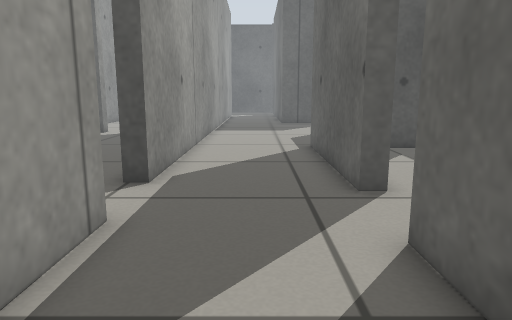
view 1 (above)

16 first-person views from a walk through a robot-simulator world made for Gazebo. The camera is 0.5 m above the floor, tilts 10° down and sees 70° across. The floor is counted in squares, 0.25 m on a side. Each view is taken from the middle of a square. On the plan, view 1 faces up. The plan holds only what a view shows up to about 19 squares ahead; the rest is blank. The place goes on beyond the plan.

view 2
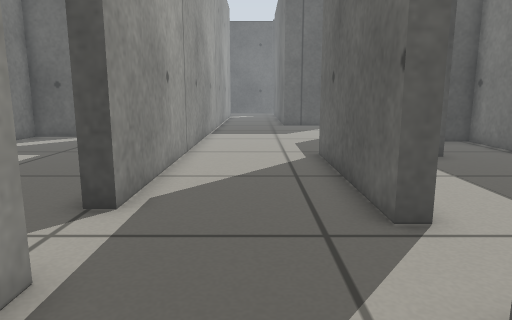

view 3
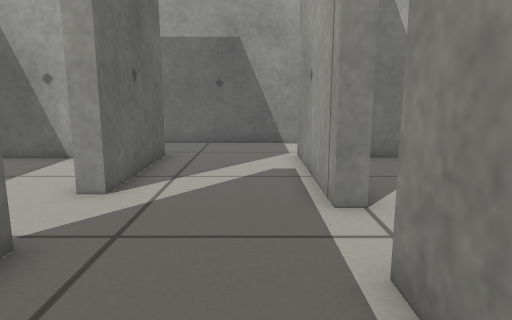

view 4
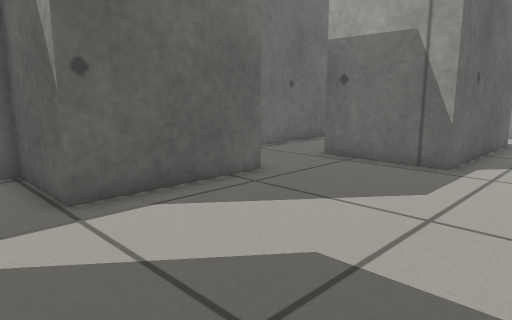

view 5
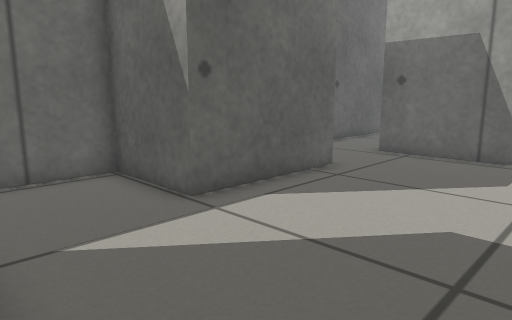

view 6
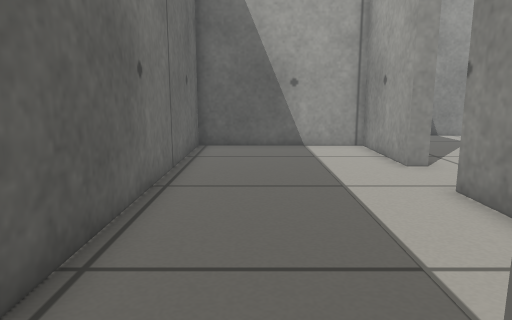

view 7
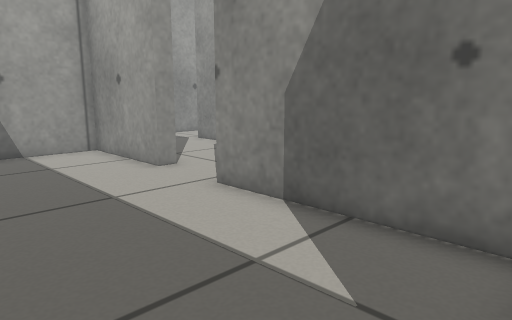

view 8
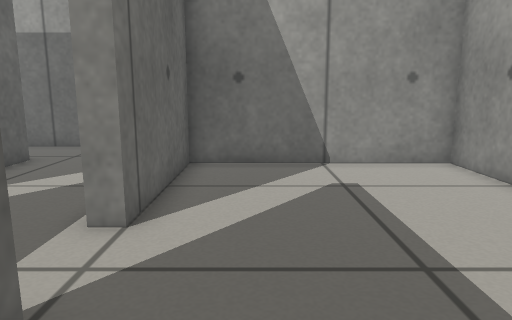

view 9
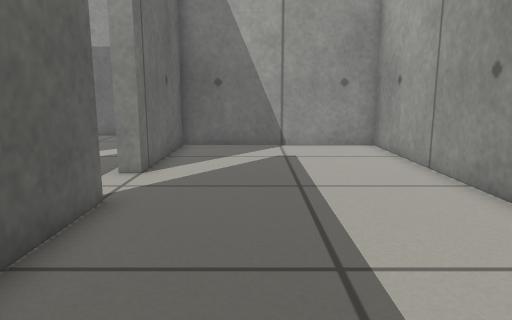

view 10
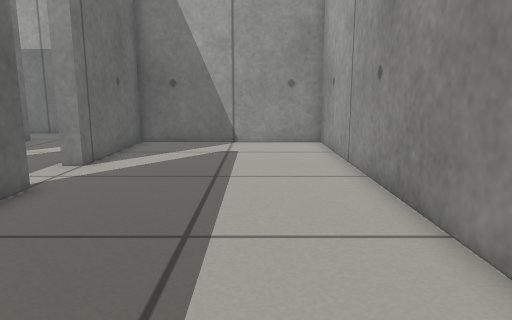

view 11
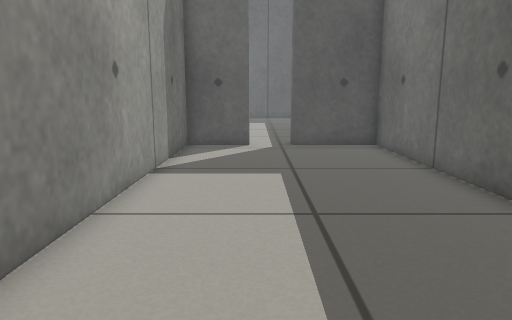

view 12
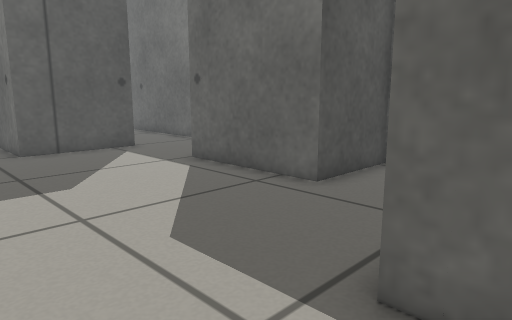

view 13
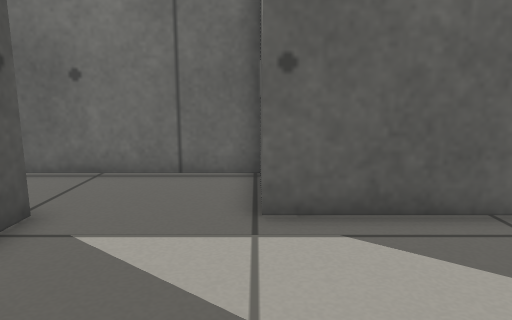

view 14
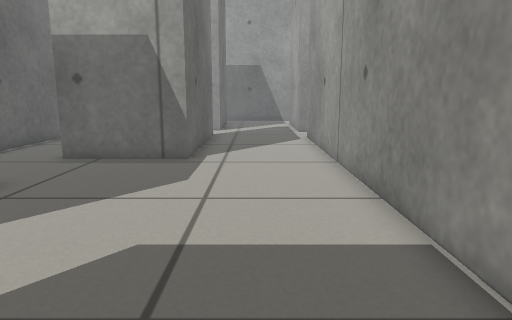

view 15
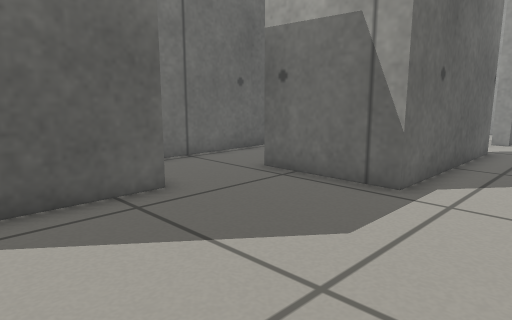

view 16
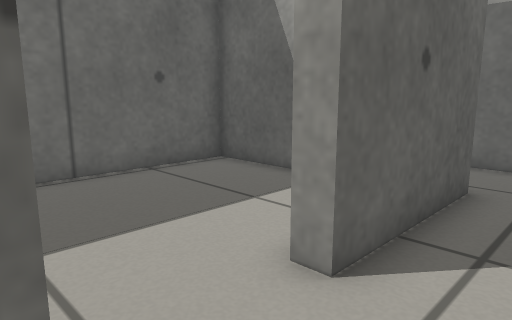

### Floor plan
Ten units are one square. View 1 is at (0, 0); x grows to the right and y downward. Boxes are objects, and circles mark ways between rooms. Rooms are numbered by the first view taken in them; rooms with no view inside come last. Other rooms are left out.
<svg viewBox="-113 -290 211 329">
<path fill="none" stroke="#000" d="M59 -179 59 -229M22 -75 22 -145 63 -145M-25 -226 -25 -83M-25 -57 -25 4M93 -229 93 -285M60 -268 19 -268 19 -285M22 4 22 -47 28 -47M-4 34 41 34M28 -75 22 -75M59 -229 93 -229M93 -144 93 -179 59 -179M28 -47 28 -3 93 -3 93 -144M63 -139 51 -139M28 -132 28 -75M-31 -83 -31 -198 -65 -198 -65 -205M-83 -205 -83 -198 -108 -198 -108 -3 -31 -3 -31 -57M-25 -83 -31 -83M-31 -57 -25 -57"/>
<circle cx="60" cy="-160" r="3" fill="#2a7"/>
<circle cx="25" cy="-60" r="3" fill="#2a7"/>
<circle cx="-25" cy="-70" r="3" fill="#2a7"/>
<circle cx="75" cy="-140" r="3" fill="#2a7"/>
<text x="20" y="-150">1</text>
<text x="70" y="-160">2</text>
<text x="60" y="-70">3</text>
<text x="-70" y="-100">4</text>
</svg>
Room 1 opens to room 2. Room 1 opens to room 3. Room 1 opens to room 4. Room 2 opens to room 3.

Where each view was taken, in squares from view 1:
view 1: 0 up, 0 right, facing up
view 2: 2 up, 0 right, facing up
view 3: 12 up, 1 left, facing down
view 4: 25 up, 1 left, facing down-right
view 5: 27 up, 0 right, facing down-right
view 6: 15 up, 7 right, facing down
view 7: 14 up, 8 right, facing down-left
view 8: 11 up, 5 left, facing down
view 9: 15 up, 6 left, facing down
view 10: 16 up, 8 left, facing down
view 11: 5 up, 8 left, facing up
view 12: 13 up, 1 left, facing up-right
view 13: 23 up, 0 right, facing right
view 14: 26 up, 0 right, facing down
view 15: 22 up, 1 left, facing down-right
view 16: 8 up, 0 right, facing down-right
